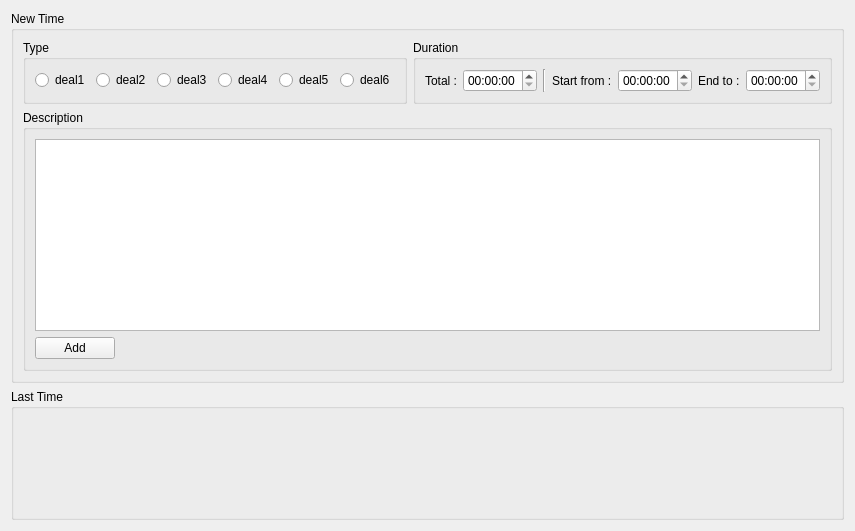
      <widget class="QWidget" name="tab_5">
       <attribute name="title">
        <string>Time</string>
       </attribute>
       <layout class="QVBoxLayout" name="verticalLayout_9">
        <item>
         <widget class="QGroupBox" name="groupBox_11">
          <property name="title">
           <string>New Time</string>
          </property>
          <layout class="QVBoxLayout" name="verticalLayout_10">
           <item>
            <layout class="QHBoxLayout" name="horizontalLayout_3">
             <item>
              <widget class="QGroupBox" name="groupBox_4">
               <property name="title">
                <string>Type</string>
               </property>
               <layout class="QHBoxLayout" name="horizontalLayout_2">
                <item>
                 <widget class="QRadioButton" name="radioButton">
                  <property name="text">
                   <string>deal1</string>
                  </property>
                 </widget>
                </item>
                <item>
                 <widget class="QRadioButton" name="radioButton_2">
                  <property name="text">
                   <string>deal2</string>
                  </property>
                 </widget>
                </item>
                <item>
                 <widget class="QRadioButton" name="radioButton_3">
                  <property name="text">
                   <string>deal3</string>
                  </property>
                 </widget>
                </item>
                <item>
                 <widget class="QRadioButton" name="radioButton_4">
                  <property name="text">
                   <string>deal4</string>
                  </property>
                 </widget>
                </item>
                <item>
                 <widget class="QRadioButton" name="radioButton_5">
                  <property name="text">
                   <string>deal5</string>
                  </property>
                 </widget>
                </item>
                <item>
                 <widget class="QRadioButton" name="radioButton_6">
                  <property name="text">
                   <string>deal6</string>
                  </property>
                 </widget>
                </item>
               </layout>
              </widget>
             </item>
             <item>
              <widget class="QGroupBox" name="groupBox_3">
               <property name="title">
                <string>Duration</string>
               </property>
               <layout class="QGridLayout" name="gridLayout_5">
                <item row="0" column="0">
                 <widget class="QLabel" name="label_14">
                  <property name="text">
                   <string>Total :</string>
                  </property>
                 </widget>
                </item>
                <item row="0" column="5">
                 <widget class="QLabel" name="label_16">
                  <property name="text">
                   <string>End to :</string>
                  </property>
                 </widget>
                </item>
                <item row="0" column="3">
                 <widget class="QLabel" name="label_15">
                  <property name="text">
                   <string>Start from :</string>
                  </property>
                 </widget>
                </item>
                <item row="0" column="1">
                 <widget class="QTimeEdit" name="timeEdit_10"/>
                </item>
                <item row="0" column="6">
                 <widget class="QTimeEdit" name="timeEdit_12"/>
                </item>
                <item row="0" column="4">
                 <widget class="QTimeEdit" name="timeEdit_11"/>
                </item>
                <item row="0" column="2">
                 <widget class="Line" name="line">
                  <property name="orientation">
                   <enum>Qt::Vertical</enum>
                  </property>
                 </widget>
                </item>
               </layout>
              </widget>
             </item>
            </layout>
           </item>
           <item>
            <widget class="QGroupBox" name="groupBox_5">
             <property name="title">
              <string>Description</string>
             </property>
             <layout class="QVBoxLayout" name="verticalLayout_5">
              <item>
               <widget class="QPlainTextEdit" name="plainTextEdit"/>
              </item>
              <item>
               <widget class="QPushButton" name="pushButton_3">
                <property name="maximumSize">
                 <size>
                  <width>80</width>
                  <height>16777215</height>
                 </size>
                </property>
                <property name="text">
                 <string>Add</string>
                </property>
                <property name="icon">
                 <iconset resource="res.qrc">
                  <normaloff>:/newContact</normaloff>:/newContact</iconset>
                </property>
               </widget>
              </item>
             </layout>
            </widget>
           </item>
          </layout>
         </widget>
        </item>
        <item>
         <widget class="QGroupBox" name="groupBox_10">
          <property name="title">
           <string>Last Time</string>
          </property>
          <layout class="QVBoxLayout" name="verticalLayout_4">
           <item>
            <spacer name="verticalSpacer_5">
             <property name="orientation">
              <enum>Qt::Vertical</enum>
             </property>
             <property name="sizeHint" stdset="0">
              <size>
               <width>20</width>
               <height>90</height>
              </size>
             </property>
            </spacer>
           </item>
          </layout>
         </widget>
        </item>
       </layout>
      </widget>
